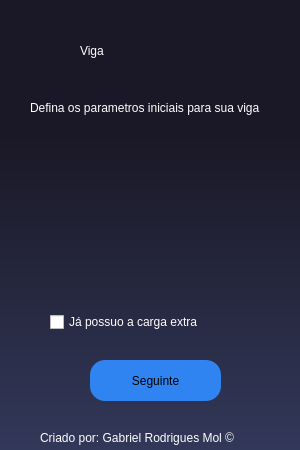
<?xml version="1.0" encoding="UTF-8"?>
<ui version="4.0">
 <class>Dialog</class>
 <widget class="QDialog" name="Dialog">
  <property name="geometry">
   <rect>
    <x>0</x>
    <y>0</y>
    <width>300</width>
    <height>450</height>
   </rect>
  </property>
  <property name="windowTitle">
   <string>Dialog</string>
  </property>
  <widget class="QWidget" name="bgwidget" native="true">
   <property name="geometry">
    <rect>
     <x>0</x>
     <y>0</y>
     <width>300</width>
     <height>450</height>
    </rect>
   </property>
   <property name="styleSheet">
    <string notr="true">QWidget#bgwidget{
background-color: qlineargradient(spread:pad, x1:0, y1:1, x2:0, y2:0.301, stop:0 rgba(50, 56, 89, 255), stop:1 rgba(26, 24, 38, 255));}</string>
   </property>
   <widget class="QLabel" name="PMD">
    <property name="geometry">
     <rect>
      <x>80</x>
      <y>10</y>
      <width>140</width>
      <height>81</height>
     </rect>
    </property>
    <property name="styleSheet">
     <string notr="true">font: 700 48pt &quot;Tahoma&quot;; color: rgb(255, 255, 255)</string>
    </property>
    <property name="text">
     <string>Viga</string>
    </property>
   </widget>
   <widget class="QLabel" name="PMD_Full">
    <property name="geometry">
     <rect>
      <x>30</x>
      <y>100</y>
      <width>246</width>
      <height>16</height>
     </rect>
    </property>
    <property name="styleSheet">
     <string notr="true">font: 10pt &quot;Tahoma&quot;; color: rgb(255, 255, 255)</string>
    </property>
    <property name="text">
     <string>Defina os parametros iniciais para sua viga</string>
    </property>
   </widget>
   <widget class="QPushButton" name="vigac">
    <property name="geometry">
     <rect>
      <x>90</x>
      <y>360</y>
      <width>131</width>
      <height>41</height>
     </rect>
    </property>
    <property name="styleSheet">
     <string notr="true">border-radius:15px;
background-color: rgb(48, 132, 242);
font: 18pt &quot;Tahoma&quot;;</string>
    </property>
    <property name="text">
     <string>Seguinte</string>
    </property>
   </widget>
   <widget class="QLabel" name="PMD_Full_2">
    <property name="geometry">
     <rect>
      <x>40</x>
      <y>430</y>
      <width>210</width>
      <height>16</height>
     </rect>
    </property>
    <property name="styleSheet">
     <string notr="true">font: 10pt &quot;Tahoma&quot;; color: rgb(255, 255, 255)</string>
    </property>
    <property name="text">
     <string>Criado por: Gabriel Rodrigues Mol ©</string>
    </property>
   </widget>
   <widget class="QCheckBox" name="checkboxqtotal">
    <property name="geometry">
     <rect>
      <x>50</x>
      <y>310</y>
      <width>191</width>
      <height>24</height>
     </rect>
    </property>
    <property name="styleSheet">
     <string notr="true">font: 12pt &quot;Tahoma&quot;; color:rgb(255, 255, 255)</string>
    </property>
    <property name="text">
     <string>Já possuo a carga extra</string>
    </property>
   </widget>
   <widget class="QLabel" name="error">
    <property name="geometry">
     <rect>
      <x>80</x>
      <y>340</y>
      <width>143</width>
      <height>16</height>
     </rect>
    </property>
    <property name="styleSheet">
     <string notr="true">font: 10pt &quot;Tahoma&quot;; color:rgb(255, 0, 0)</string>
    </property>
    <property name="text">
     <string/>
    </property>
   </widget>
  </widget>
 </widget>
 <resources/>
 <connections/>
</ui>
